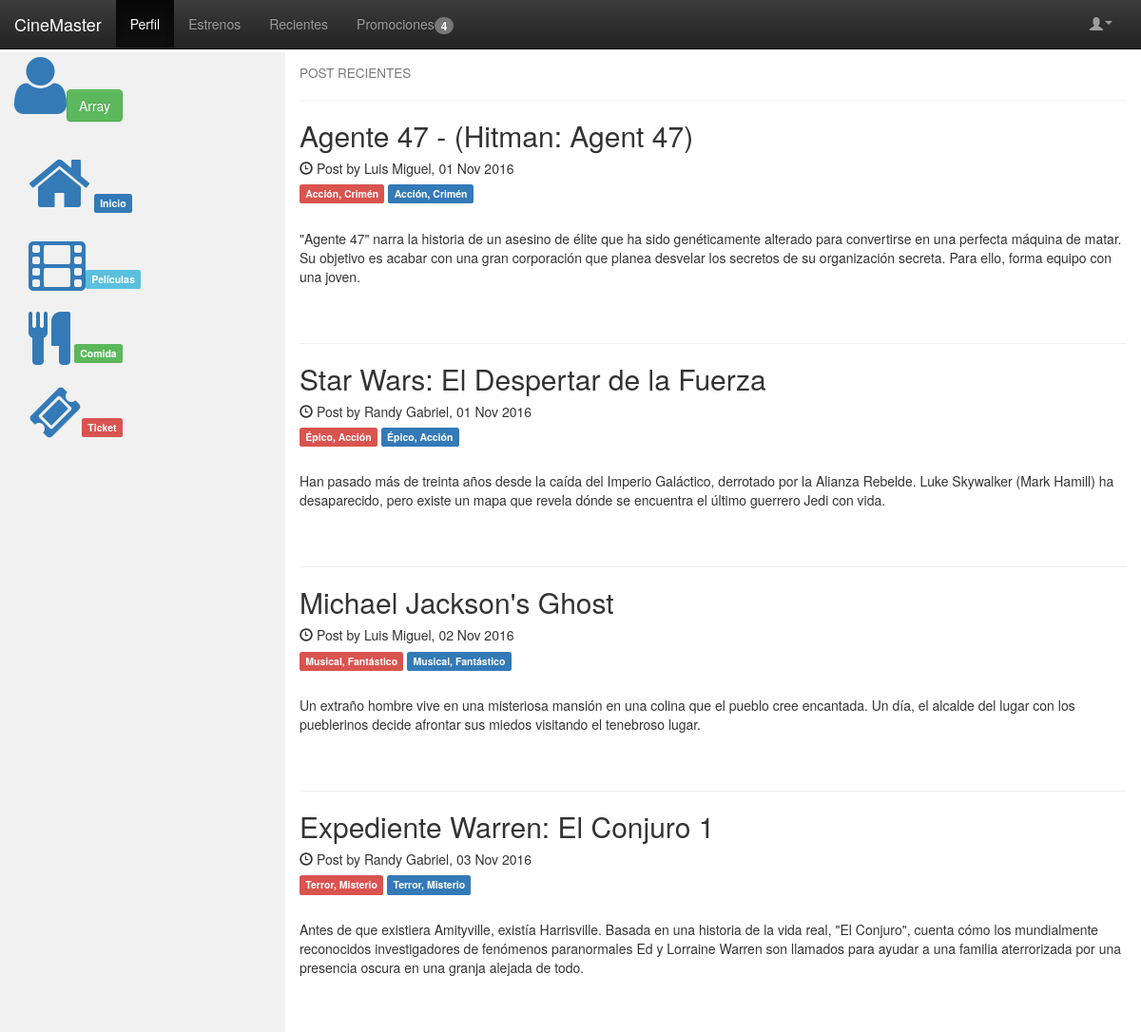
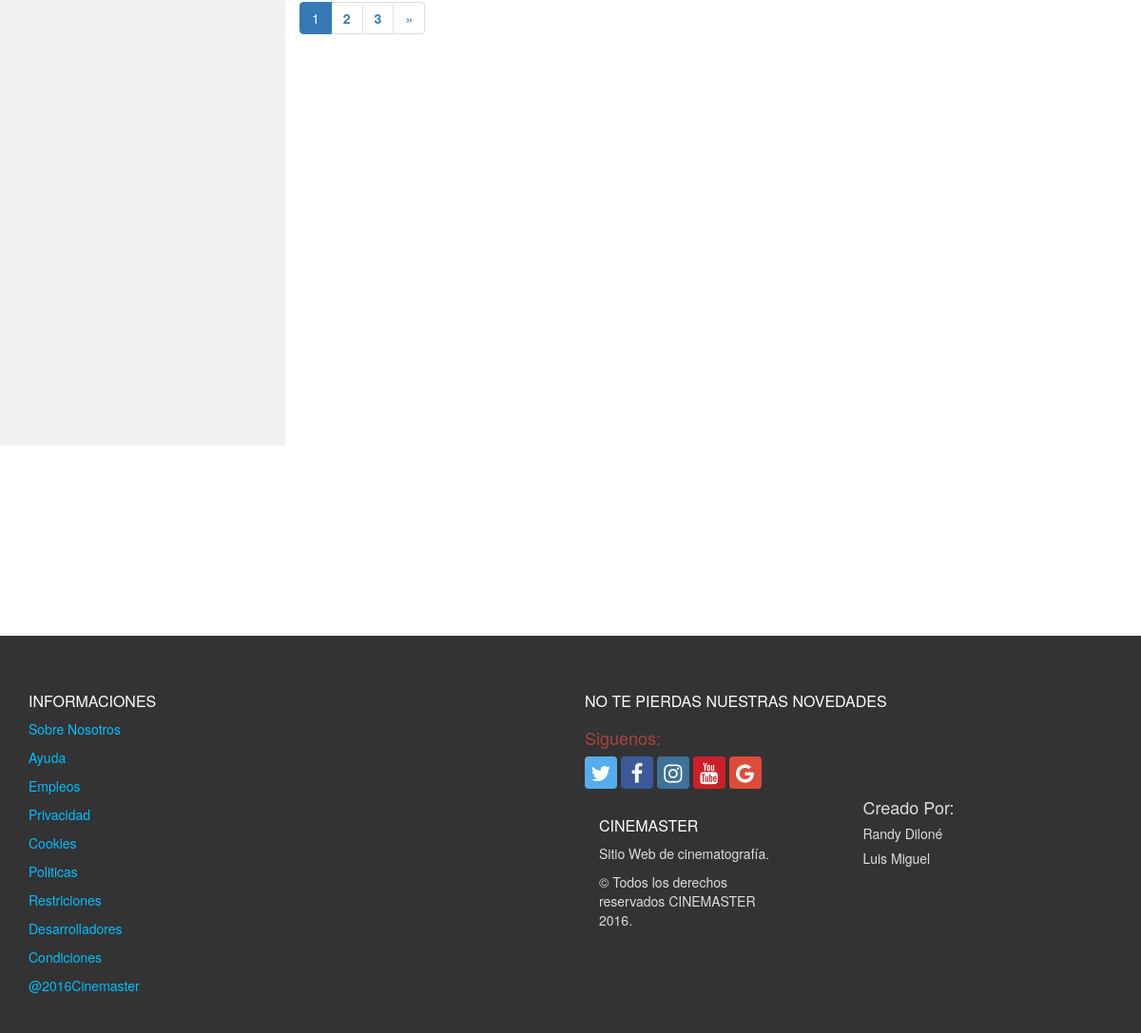
/Blog2-reserva.php (signed in), run on the app's committed database (2 pictures, top to bottom).
### tables this page shows
CREATE TABLE `noticias` (
  `ID_NOTICIA` int(5) NOT NULL,
  `ID_ADMIN` int(5) NOT NULL,
  `FECHA` date NOT NULL,
  `TITULO` varchar(100) NOT NULL,
  `GENERO` varchar(100) NOT NULL,
  `NOTA` varchar(400) NOT NULL
);

CREATE TABLE `administradores` (
  `ID_ADMIN` int(5) NOT NULL,
  `ID_ROL` int(5) NOT NULL,
  `NOMBRES_ADMIN` varchar(70) NOT NULL,
  `APELLIDOS_ADMIN` varchar(70) NOT NULL,
  `TELEFONO_ADMIN` varchar(12) NOT NULL,
  `CEDULA_ADMIN` varchar(13) NOT NULL,
  `DIRECCION_ADMIN` varchar(200) NOT NULL
);

### Blog2-reserva.php (the view, shortened to what this page needs)
<!DOCTYPE html>
<html lang="es">
<head>
      <link rel="stylesheet" href="CSS/footer.css">
  <link rel="stylesheet" href="CSS/bootstrap-social.css">
 <link rel="stylesheet" href="font-awesome-4.6.3/css/font-awesome.min.css">
 <link rel="stylesheet" href="Recursos/css/bootstrap-theme.min.css">
  <link rel="stylesheet" href="Recursos/css/bootstrap.min.css">
</head>
<body>
  <header>
  <div class="container-fluid">
<nav class="navbar navbar-inverse navbar-fixed-top">
    <div class="navbar-header">
      <a class="navbar-brand" href="nosotros.html#nosotros">CineMaster</a>
    </div>
    <div class="collapse navbar-collapse" id="bs-example-navbar-collapse-1">
      <ul class="nav navbar-nav">
        <li class="active"><a href="#">Perfil<span class="sr-only">(current)</span></a></li>
        <li><a href="index.php#estrenos">Estrenos</a></li>
        <li><a href="tienda.php">Recientes</a></li>
      </ul>
<ul class="nav navbar-nav" role="tablist">
  <li role="presentation"><a href="Blog2.php?nombre=promocion">Promociones<span class="badge">4</span></a></li>
</ul>
          <ul class="nav navbar-nav navbar-right">
        <li class="dropdown">
          <a href="#" class="dropdown-toggle" data-toggle="dropdown" role="button" aria-haspopup="true" aria-expanded="false"><span class="glyphicon glyphicon glyphicon glyphicon-user"><span class="caret"></span></a>
      <li><a></a></li>
    </ul>
    </div>
</nav>
 </div>
    </header>
<div class="container-fluid">
  <div class="row content">
    <div class="col-sm-3 sidenav">
      <a><i class="fa fa-user aria-hidden='true' fa-5x"></i><a class="btn btn-success" role="button" data-toggle="modal" data-target="#myModal2"><?php echo $_SESSION['user']?></a>
      <br>
      <ul class="nav nav-pills nav-stacked">
       <br>
        <li class=""><a href="Blog2.php"><i class="fa fa-home aria-hidden='true' fa-5x" > </i> <span class="label label-primary">Inicio</span></a></li>
         <li class=""><a href="tienda.php"><i class="fa fa-film aria-hidden='true' fa-4x "></i><span class="label label-info">Películas</span></a></li>
        <li><a href="Mercado.php"><i class="fa fa-cutlery aria-hidden='true' fa-4x " ></i> <span class="label label-success">Comida</span></a></li>
        <li><a href="Blog2.php?boleta=ticket"><i class="fa fa-ticket aria-hidden='true' fa-4x"></i><span class="label label-danger">Ticket</span></a></li>
      </ul><br>
    </div>
<div class="col-sm-9">
<?php
include("conexion.php");
$por_pagina = 4;
if(isset($_GET['nombre'])){
$pagina_query = mysqli_query($conexion,"SELECT FECHA FROM promociones");
$num=mysqli_num_rows($pagina_query);
$paginas = ceil( $num / $por_pagina);
$pagina = (isset($_GET['pagina'])) ? (int)$_GET['pagina'] : 1;
$start = ($pagina - 1) * $por_pagina;
$query = mysqli_query($conexion,"SELECT * FROM promociones LIMIT $start, $por_pagina");
echo "<h4><small>POST RECIENTES</small></h4>";
while($row = mysqli_fetch_assoc($query)){
	$fecha = $row['FECHA'];
	$descripcion = $row['DESCRIPCION'];
    $ambiente=$row['AMBIENTE'];
     echo "<hr>";
    echo  "<h2>$ambiente</h2>";
     echo "<h5><span class='glyphicon glyphicon-time'></span>Cinemaster: $fecha</h5>";
     echo "<div>$descripcion</div>";
     echo "<br><br>";
}
}
else{
$pagina_query = mysqli_query($conexion,"SELECT FECHA FROM noticias");
$num=mysqli_num_rows($pagina_query);
$paginas = ceil( $num / $por_pagina);
$pagina = (isset($_GET['pagina'])) ? (int)$_GET['pagina']: 1;
$start = ($pagina - 1) * $por_pagina;
$query = mysqli_query($conexion,"SELECT AD.NOMBRES_ADMIN AUTOR, DATE_FORMAT(N.FECHA,'%d %b %Y') FECHA, N.TITULO, N.GENERO, N.NOTA FROM administradores AD, noticias N WHERE AD.ID_ADMIN = N.ID_ADMIN LIMIT $start, $por_pagina");
echo "<h4><small>POST RECIENTES</small></h4>";
while($row = mysqli_fetch_assoc($query)){
	$fecha = $row['FECHA'];
	$titulo = $row['TITULO'];
    $genero=$row['GENERO'];
	$autor = $row['AUTOR'];
	$nota = $row['NOTA'];
     echo "<hr>";
    echo  "<h2>$titulo</h2>";
     echo "<h5><span class='glyphicon glyphicon-time'></span> Post by  $autor, $fecha</h5>";
     echo "<h5><span class='label label-danger'>$genero</span> <span class='label label-primary'>$genero</span></h5><br>";
     echo "<div>$nota</div>";
     echo "<br><br>";
}
$siguiente = $pagina + 1;
echo "<nav aria-label='Page navigation'>";
echo "<ul class='pagination'>";
if($paginas >= 1){
	for($x=1;$x<=$paginas;$x++){
      echo ($x == $pagina) ?  "<li class='active'><a href='?pagina=$x'>$x</a></li>"  :  "<li><a href='?pagina=$x'><b>$x</b></a></li>";
	}
}
if(!($pagina>=$paginas)){
    echo "<li><a href='Blog2.php?pagina=$siguiente' aria-label='Next'><span aria-hidden='true'>&raquo;</span></a></li>";
}
echo   "</ul>";
echo  "</nav>";
}
?>
</div>
  </div>
</div>
<footer id="main-footer">
    <div class="container">
      <div class="row">
      <div class="col-xs-12 col-sm-5">
        <h3>Informaciones</h3>
        <div id="desploy">
        <ul id="link-list">
           <a href="nosotros.html" class="footer">Sobre Nosotros</a>
           <a href="nosotros.html#contact" class="footer">Ayuda</a>
           <a href="Todo.html#EMPLEO" class="footer">Empleos</a>
           <a href="Todo.html#PRIVACIDAD" class="footer">Privacidad</a>
           <a href="Todo.html#COOKIES" class="footer">Cookies</a>
           <a href="Todo.html#POLITICAS" class="footer">Politicas</a>
          <a href="Todo.html#RESTRINCIONES" class="footer">Restriciones</a>
          <a href="nosotros.html#demo1" class="footer">Desarrolladores</a>
          <a href="Todo.html#CONDICIONES" class="footer">Condiciones</a>
          <a href="Todo.html" class="footer">@2016Cinemaster</a>
        </ul>
        </div>
      </div>
      <div class="col-xs-12 col-sm-7 col-md-6 col-md-offset-1">
        <h3>NO TE PIERDAS NUESTRAS NOVEDADES</h3>
        <form id="subscribe-form" action="#">
          <div class="row">
        <div class="col-xs-7 col-sm-8">
                 <h4 class="text text-danger">Siguenos:</h4>
                <div id="sociales">
                <a class="btn btn-social-icon btn-twitter">
                 <span class="fa fa-twitter"></span>
                </a>
                  <a class="btn btn-social-icon btn-facebook">
                 <span class="fa fa-facebook"></span>
                </a>
                 <a class="btn btn-social-icon btn-instagram">
                 <span class="fa fa-instagram"></span>
                </a>
                 <a class="btn btn-social-icon btn-pinterest">
                 <span class="fa fa-youtube"></span>
                </a>
                <a class="btn btn-social-icon btn-google">
                 <span class="fa fa-google"></span>
                </a>
                 </div>
          </div>
        </form>
      </div>
      <div class="col-xs-12 col-sm-5">
        <h3>Cinemaster</h3>
        <p>Sitio Web de cinematografía.</p>
        <p>&copy; Todos los derechos reservados CINEMASTER 2016.</p>
      </div>
      <div class="col-xs-12 col-sm-7 col-md-6 col-md-offset-1">
        <div class="row">
          <div class="col-sm-6">
            <ul id="font-end">
              <h4>Creado Por:</h4>
              <h5>Randy Diloné</h5>
              <h5>Luis Miguel</h5>
            </ul>
          </div>
          <div class="col-sm-6">
            <br>
            <br class="hidden-xs">
            <br class="hidden-xs">
          </div>
        </div>
      </div>
    </div>
       </div>
   </footer>
</body>
</html>

### CSS/footer.css (style rules this page uses)
#main-footer { margin-top: 200px; padding: 30px 0; background-color: #333; }
#main-footer a, footer a:hover { color: #fff; font-weight: 400; }
#main-footer h3 { margin-top: 30px; color: #fff; font-size: 16px; font-size: 1.6rem; text-transform: uppercase; }
#main-footer p { color: #ddd; font-weight: 200; }
#link-list a { color: #00BFFF; text-decoration: none; display: block; margin-bottom: 10px; }
#main-footer ul { color: #ddd; }
#main-footer ul { padding: 0; margin: 0; list-style-type: none; }

### Blog2-reserva.php (style rules this page uses)
body { padding-top: 55px; }
.row.content { height: 1500px }
.sidenav { background-color: #f1f1f1; height: 100%; }
footer { background-color: #555; color: white; padding: 15px; }

### data on the page
noticias: TITULO "Agente 47 - (Hitman: Agent 47)", ID_ADMIN.NOMBRES_ADMIN "Luis Miguel", fecha "01 Nov 2016", GENERO "Acción, Crimén", NOTA "\"Agente 47\" narra la historia de un asesino de élite que ha sido genéticamente alterado para convertirse en una perfecta máquina de matar. Su objetivo es acabar con una gran corporación que planea desvelar los secretos de su organización secreta. Para ello, forma equipo con una joven."
noticias: TITULO "Star Wars: El Despertar de la Fuerza", ID_ADMIN.NOMBRES_ADMIN "Randy Gabriel", fecha "01 Nov 2016", GENERO "Épico, Acción", NOTA "Han pasado más de treinta años desde la caída del Imperio Galáctico, derrotado por la Alianza Rebelde. Luke Skywalker (Mark Hamill) ha desaparecido, pero existe un mapa que revela dónde se encuentra el último guerrero Jedi con vida."
noticias: TITULO "Michael Jackson's Ghost", ID_ADMIN.NOMBRES_ADMIN "Luis Miguel", fecha "02 Nov 2016", GENERO "Musical, Fantástico", NOTA "Un extraño hombre vive en una misteriosa mansión en una colina que el pueblo cree encantada. Un día, el alcalde del lugar con los pueblerinos decide afrontar sus miedos visitando el tenebroso lugar."
noticias: TITULO "Expediente Warren: El Conjuro 1", ID_ADMIN.NOMBRES_ADMIN "Randy Gabriel", fecha "03 Nov 2016", GENERO "Terror, Misterio", NOTA "Antes de que existiera Amityville, existía Harrisville. Basada en una historia de la vida real, \"El Conjuro\", cuenta cómo los mundialmente reconocidos investigadores de fenómenos paranormales Ed y Lorraine Warren son llamados para ayudar a una familia aterrorizada por una presencia oscura en una granja alejada de todo."

### other printed values
$_SESSION['user'] "Array"
